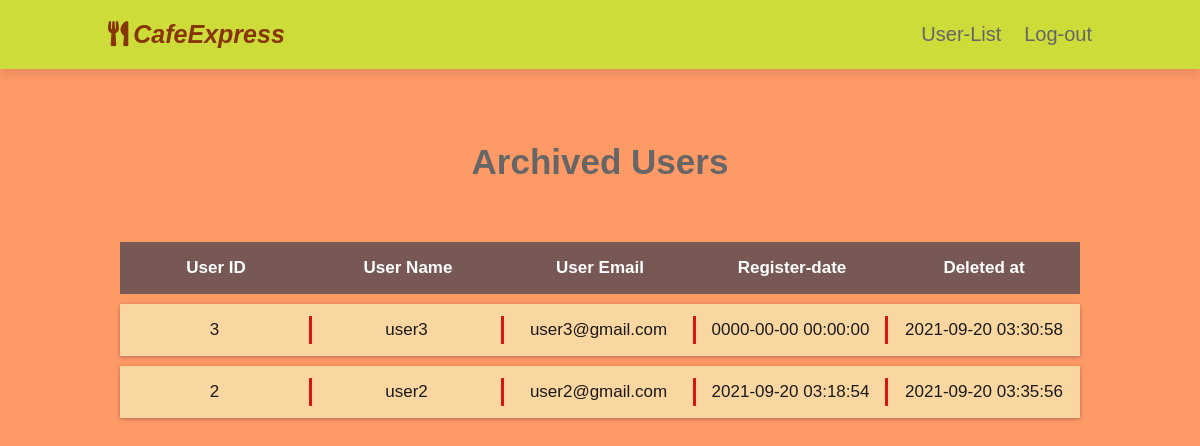
Screenshot of /CFMS/pages/user_archive.php (signed in) with the database file from the repository.
### tables this page shows
CREATE TABLE `users_archive` (
  `serial_no` int(11) NOT NULL,
  `user_id` int(11) DEFAULT NULL,
  `user_name` varchar(40) DEFAULT NULL,
  `user_email` varchar(40) DEFAULT NULL,
  `valid_from` timestamp NOT NULL DEFAULT current_timestamp() ON UPDATE current_timestamp(),
  `created_at` timestamp NOT NULL DEFAULT current_timestamp()
);

### CFMS/pages/user_archive.php (the view, shortened to what this page needs)
<!DOCTYPE html>
<html lang="en" dir="ltr">
  <head>
    <link rel="stylesheet"href="https://cdnjs.cloudflare.com/ajax/libs/font-awesome/5.15.4/css/fontawesome.min.css" />
	<link rel="stylesheet" href="https://cdnjs.cloudflare.com/ajax/libs/font-awesome/5.15.4/css/solid.min.css" />
    <link rel="stylesheet" href="../css/style.css" />
    <link rel="stylesheet" href="../css/style2.css">
  </head>
  <body>
  <header>
      <a href="#" class="logo"><i class="fas fa-utensils"></i><i><b>CafeExpress</b></i></a>
      <nav class="navbar">
      <a href="view_users.php">User-List</a>
        <a href="logout.php">Log-out</a>
      </nav>
    </header>
  <br><br><br><br><br><br><br><br><br><br><br><br>
  <h1 class="heading">Archived Users</h1>
      <div id="tmp">
      <div class="table-box" >
        <div class="table-row table-head">
            <div class="table-cell ">
                <p>User ID</p>
            </div>
            <div class="table-cell ">
                <p>User Name</p>
            </div>
            <div class="table-cell ">
                <p> User Email</p>
            </div>
            <div class="table-cell ">
                <p>Register-date</p>
            </div>
            <div class="table-cell ">
                <p>Deleted at</p>
            </div>
        </div>
        <?php
        include('./connection.php');
        $view_users_query = "select * from users_archive";
        $run = mysqli_query( $conn, $view_users_query);
        while ($row = mysqli_fetch_array($run)) {
            $user_id    =  $row[1];
            $user_name  =  $row[2];
            $user_email =  $row[3];
            $valid_from  = $row[4];
            $deleted_at  = $row[5];
        ?>
      <div class="table-row">
            <div class="table-cell ">
                <p><?=$user_id;?></p>
            </div>
            <div class="table-cell ">
                <p><?=$user_name;?></p>
            </div>
            <div class="table-cell ">
                <p><?=$user_email;?></p>
            </div>
            <div class="table-cell">
                <p><?=$valid_from;?></p>
            </div>
            <div class="table-cell last-cell">
                <p><?=$deleted_at;?></p>
            </div>
        </div>
        <?php
        }
        ?>
          </div>
        </div>
        </body>
</html>

### CFMS/css/style.css (style rules this page uses)
:root { --red: #ff3838; }
* { font-family: Arial, Helvetica, sans-serif; margin: 0; padding: 0; box-sizing: border-box; outline: none; border: none; text-decoration: none; text-transform: none !important; transition: all 0.2s linear; }
html { font-size: 62.5%; overflow-x: hidden; scroll-behavior: smooth; scroll-padding-top: 6rem; }
body { background: #ff9966; }
.heading { text-align: center; font-size: 3.5rem; padding: 1rem; color: #666; }
header { position: fixed; top: 0; left: 0; right: 0; z-index: 1000; display: flex; align-items: center; justify-content: space-between; background: #cddc39; padding: 2rem 9%; box-shadow: 0 0.5rem 1rem rgba(0, 0, 0, 0.1); }
header .logo { font-size: 2.5rem; color: #873600; }
header .logo i { padding-right: 0.5rem; color: #873600; }
header .navbar a { font-size: 2rem; margin-left: 2rem; color: #666; }

### CFMS/css/style2.css (style rules this page uses)
* { margin: 0; padding: 0; }
.table-box { margin: 50px auto; }
.table-row { display: table; width: 80%; margin: 10px auto; font-family: sans-serif; background: #fad7a0; padding: 12px 0; color: rgb(26, 25, 25); font-size: 17px; box-shadow: 0 1px 4px 0px rgba(0, 0, 50, 0.3); }
.table-head { background: #634e53dc; box-shadow: none; color: #fff; text-align: center; font-weight: 600; }
.table-head .table-cell { border-right: none; }
.table-cell { display: table-cell; width: 20%; text-align: center; padding: 4px 0; border-right: 3px solid #d61616; vertical-align: middle; }
.last-cell { border-right: none; }
a { text-decoration: none; color: rgb(26, 26, 26); }

### rows the page displays
users_archive: user "3", user_name "user3", user_email "user3@gmail.com", valid_from "0000-00-00 00:00:00", created_at "2021-09-20 03:30:58"
users_archive: user "2", user_name "user2", user_email "user2@gmail.com", valid_from "2021-09-20 03:18:54", created_at "2021-09-20 03:35:56"
